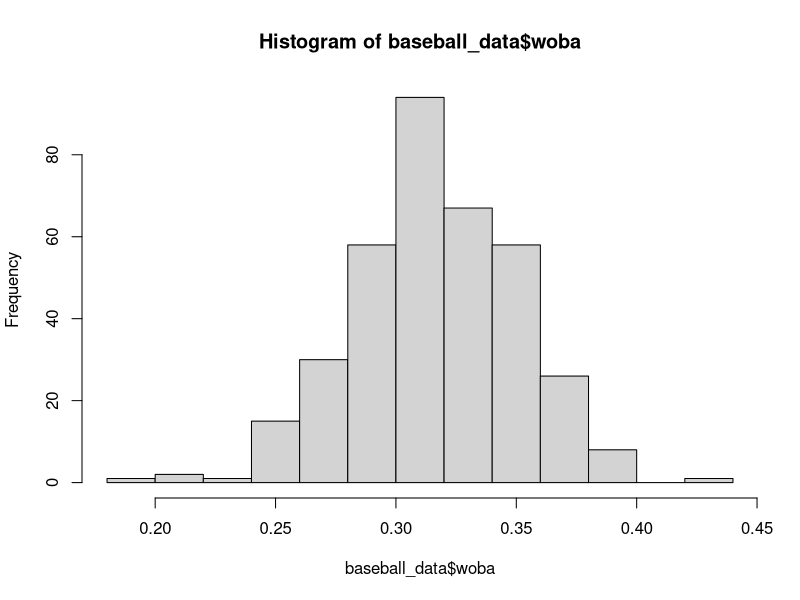
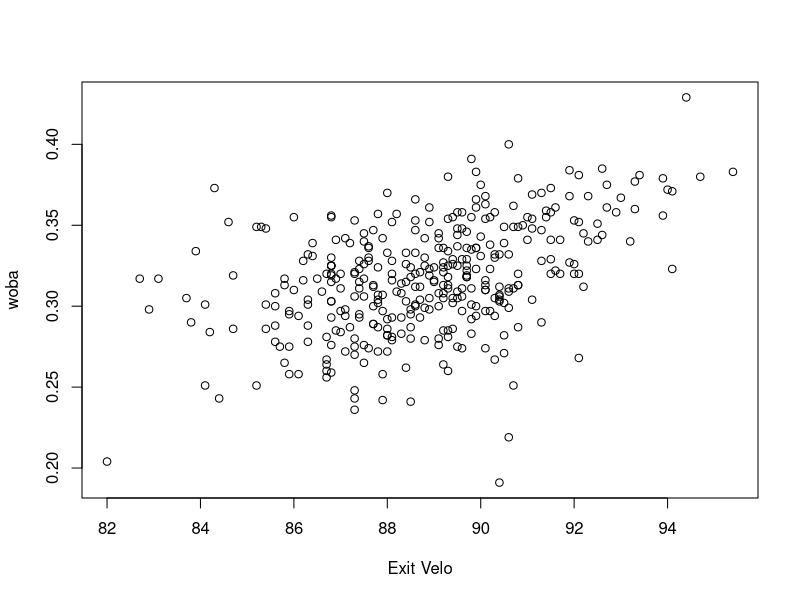
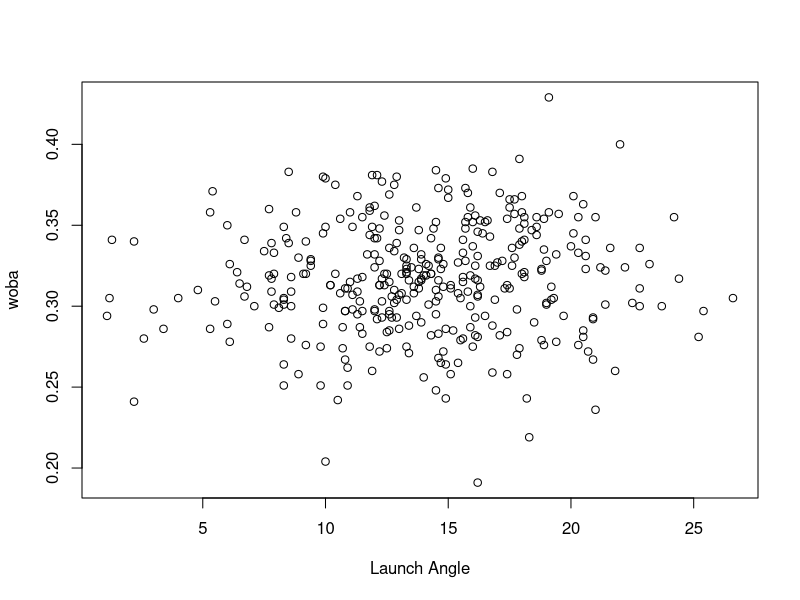
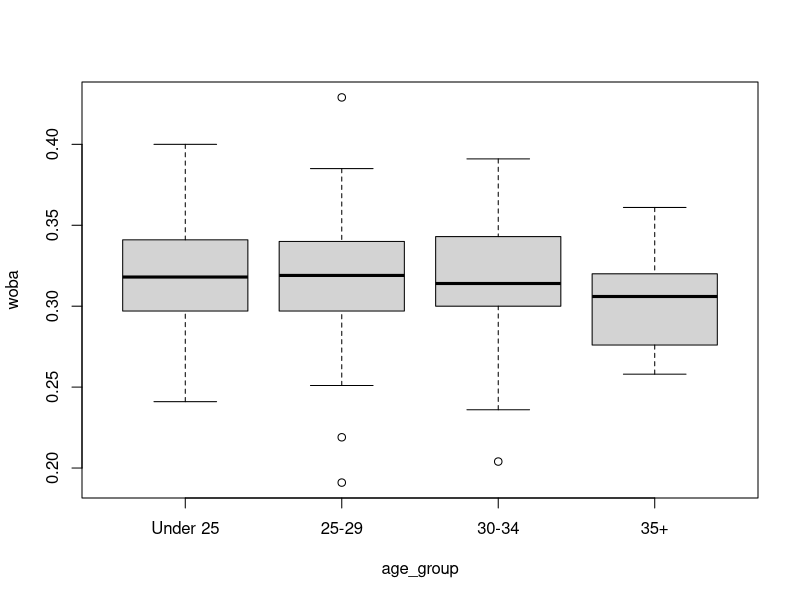
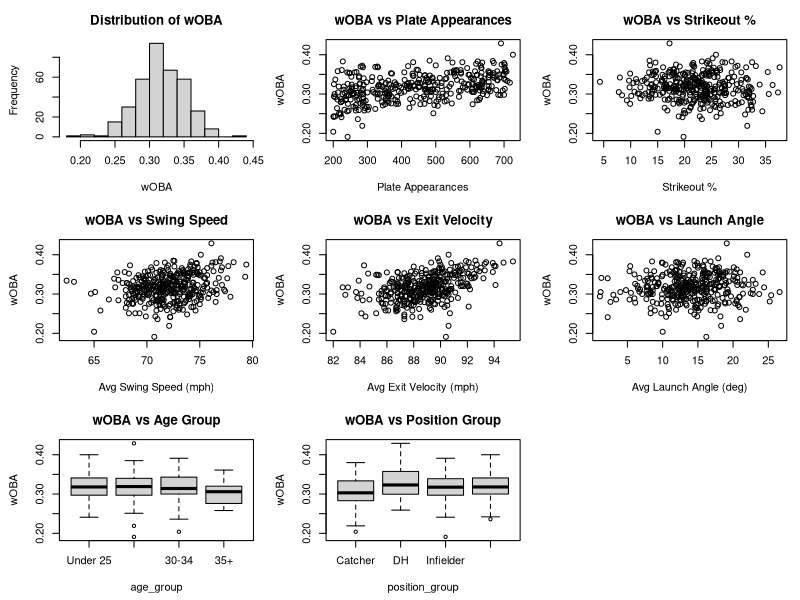
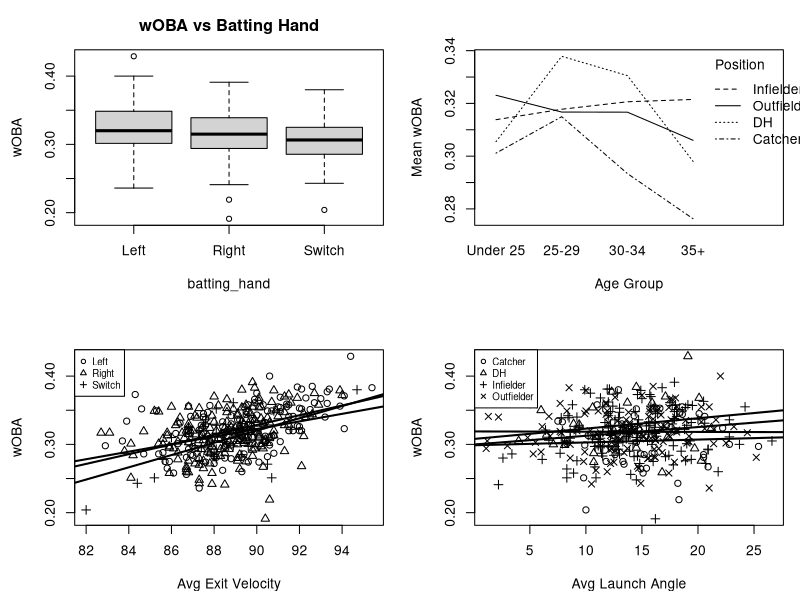

These figures' R source, in order:
## ---- chunk 1
knitr::opts_chunk$set(echo = TRUE, highlight=FALSE, comment=NA, warnings=FALSE,message=FALSE)
## ---- chunk 2
baseball_data = read.csv("MLB_2026_Merged_FINAL.csv")
baseball_data$age_group <- factor(baseball_data$age_group,
                                  levels = c("Under 25", "25-29", "30-34", "35+"))
baseball_data$experience_group <- factor(baseball_data$experience_group,
                                         levels = c("0-2", "3-5", "6-9", "10+"))
baseball_data$position_group <- factor(baseball_data$position_group)
baseball_data$batting_hand <- factor(baseball_data$batting_hand)

hist(baseball_data$woba)
plot(baseball_data$exit_velocity_avg, baseball_data$woba, xlab = "Exit Velo", ylab = "woba")
plot(baseball_data$launch_angle_avg, baseball_data$woba, xlab = "Launch Angle", ylab = "woba")
boxplot(woba~age_group, baseball_data, ylab = "woba")
head(baseball_data)


#interaction plot
#interaction bet

## Use this chunk for reading in packages.
## Use this chunk for reading in the data, combining the data, and any other major data cleaning that is not relevant to show.
## Remove the ## before all code.
## ---- chunk 3
## Use this code chunk can be used to execute any functions or summaries 
## that will not be included in your output such as correlations or 5 number summaries

## ---- chunk 4
## This code chunk can be used to execute any functions or summaries that will not be included in your output

## ---- chunk 5
# Use head() function to output first several rows
head(baseball_data)

## ---- chunk 6
par(mfrow = c(3, 3), mar = c(4.5, 4.5, 3, 1))
#Histogram of Response
hist(baseball_data$woba, xlab="wOBA", main="Distribution of wOBA")

#Quantitative
plot(baseball_data$pa, baseball_data$woba, xlab="Plate Appearances", ylab="wOBA", main = "wOBA vs Plate Appearances")
plot(baseball_data$k_percent, baseball_data$woba, xlab="Strikeout %", ylab="wOBA", main = "wOBA vs Strikeout %")
plot(baseball_data$avg_swing_speed, baseball_data$woba, xlab="Avg Swing Speed (mph)", ylab="wOBA", main = "wOBA vs Swing Speed")
plot(baseball_data$exit_velocity_avg, baseball_data$woba, xlab="Avg Exit Velocity (mph)", ylab="wOBA", main = "wOBA vs Exit Velocity")
plot(baseball_data$launch_angle_avg, baseball_data$woba, xlab="Avg Launch Angle (deg)", ylab="wOBA", main = "wOBA vs Launch Angle")

#Qualitative
boxplot(woba ~ age_group, baseball_data, ylab="wOBA", main = "wOBA vs Age Group")
boxplot(woba ~ position_group, baseball_data, ylab="wOBA", main = "wOBA vs Position Group")
## ---- chunk 7
par(mfrow = c(2, 2), mar = c(4.5, 4.5, 3, 1))

#Qualitative (continued)
boxplot(woba ~ batting_hand, baseball_data, ylab="wOBA", main = "wOBA vs Batting Hand")

#Interactions
# qual x qual
interaction.plot(baseball_data$age_group, baseball_data$position_group, baseball_data$woba, fun=mean, trace.label="Position", xlab="Age Group", ylab="Mean wOBA")

# quant x qual
plot(x=baseball_data$exit_velocity_avg, y=baseball_data$woba, pch=as.numeric(factor(baseball_data$batting_hand)), xlab="Avg Exit Velocity", ylab="wOBA")
legend("topleft", legend = levels(factor(baseball_data$batting_hand)),
       pch = 1:nlevels(factor(baseball_data$batting_hand)), cex = 0.7)
for (g in levels(as.factor(baseball_data$batting_hand))) {
  group_subset <- subset(baseball_data, batting_hand == g)
  model <- lm(woba ~ exit_velocity_avg, data = group_subset)
  abline(model, lwd = 2)
}

# quant x qual
plot(x=baseball_data$launch_angle_avg, y=baseball_data$woba, pch=as.numeric(factor(baseball_data$position_group)), xlab="Avg Launch Angle", ylab="wOBA")
legend("topleft", legend = levels(factor(baseball_data$position_group)),
       pch = 1:nlevels(factor(baseball_data$position_group)), cex = 0.7)
for (g in levels(as.factor(baseball_data$position_group))) {
  group_subset <- subset(baseball_data, position_group == g)
  model <- lm(woba ~ launch_angle_avg, data = group_subset)
  abline(model, lwd = 2)
}
## ---- chunk 8
## This code chunk can be used to execute any functions or summaries that will not be included in your output
## ---- chunk 9
## Use this section to output the summary of your final model
## Include the relevant plots from assumptions and your additional techniques
## This should NOT be a dump of all of your plots and outputs.
## Refer to the Rmarkdown guide for sizing information on your plots
